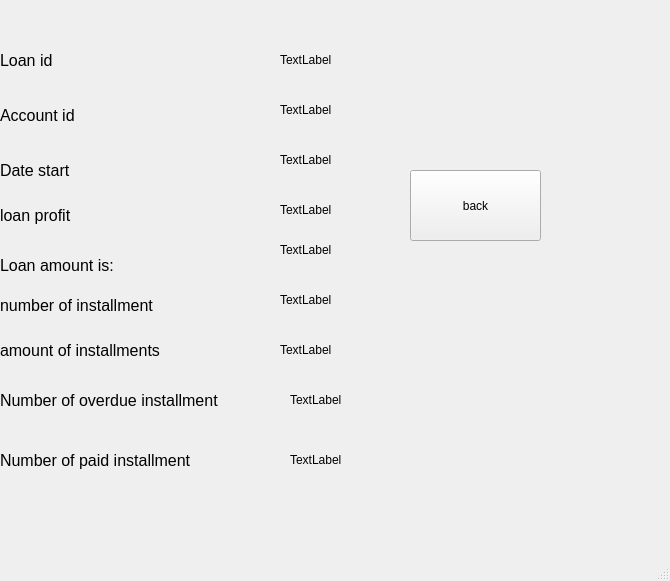
<?xml version="1.0" encoding="UTF-8"?>
<ui version="4.0">
 <class>show_loan_information</class>
 <widget class="QMainWindow" name="show_loan_information">
  <property name="geometry">
   <rect>
    <x>0</x>
    <y>0</y>
    <width>670</width>
    <height>581</height>
   </rect>
  </property>
  <property name="windowTitle">
   <string>MainWindow</string>
  </property>
  <widget class="QWidget" name="centralwidget">
   <widget class="QLabel" name="label_16">
    <property name="geometry">
     <rect>
      <x>290</x>
      <y>450</y>
      <width>63</width>
      <height>20</height>
     </rect>
    </property>
    <property name="text">
     <string>TextLabel</string>
    </property>
   </widget>
   <widget class="QLabel" name="label_7">
    <property name="geometry">
     <rect>
      <x>0</x>
      <y>380</y>
      <width>271</width>
      <height>41</height>
     </rect>
    </property>
    <property name="font">
     <font>
      <pointsize>12</pointsize>
     </font>
    </property>
    <property name="text">
     <string>Number of overdue installment</string>
    </property>
   </widget>
   <widget class="QLabel" name="label">
    <property name="geometry">
     <rect>
      <x>0</x>
      <y>40</y>
      <width>111</width>
      <height>41</height>
     </rect>
    </property>
    <property name="font">
     <font>
      <pointsize>12</pointsize>
     </font>
    </property>
    <property name="text">
     <string>Loan id</string>
    </property>
   </widget>
   <widget class="QLabel" name="label_2">
    <property name="geometry">
     <rect>
      <x>0</x>
      <y>100</y>
      <width>101</width>
      <height>31</height>
     </rect>
    </property>
    <property name="font">
     <font>
      <pointsize>12</pointsize>
     </font>
    </property>
    <property name="text">
     <string>Account id </string>
    </property>
   </widget>
   <widget class="QLabel" name="label_9">
    <property name="geometry">
     <rect>
      <x>280</x>
      <y>100</y>
      <width>63</width>
      <height>20</height>
     </rect>
    </property>
    <property name="text">
     <string>TextLabel</string>
    </property>
   </widget>
   <widget class="QLabel" name="label_15">
    <property name="geometry">
     <rect>
      <x>0</x>
      <y>440</y>
      <width>261</width>
      <height>41</height>
     </rect>
    </property>
    <property name="font">
     <font>
      <pointsize>12</pointsize>
     </font>
    </property>
    <property name="text">
     <string>Number of paid installment </string>
    </property>
   </widget>
   <widget class="QLabel" name="label_12">
    <property name="geometry">
     <rect>
      <x>280</x>
      <y>290</y>
      <width>63</width>
      <height>20</height>
     </rect>
    </property>
    <property name="text">
     <string>TextLabel</string>
    </property>
   </widget>
   <widget class="QLabel" name="label_13">
    <property name="geometry">
     <rect>
      <x>280</x>
      <y>340</y>
      <width>63</width>
      <height>20</height>
     </rect>
    </property>
    <property name="text">
     <string>TextLabel</string>
    </property>
   </widget>
   <widget class="QLabel" name="label_8">
    <property name="geometry">
     <rect>
      <x>280</x>
      <y>50</y>
      <width>63</width>
      <height>20</height>
     </rect>
    </property>
    <property name="text">
     <string>TextLabel</string>
    </property>
   </widget>
   <widget class="QLabel" name="label_5">
    <property name="geometry">
     <rect>
      <x>0</x>
      <y>290</y>
      <width>211</width>
      <height>31</height>
     </rect>
    </property>
    <property name="font">
     <font>
      <pointsize>12</pointsize>
     </font>
    </property>
    <property name="text">
     <string>number of installment</string>
    </property>
   </widget>
   <widget class="QLabel" name="label_10">
    <property name="geometry">
     <rect>
      <x>280</x>
      <y>150</y>
      <width>63</width>
      <height>20</height>
     </rect>
    </property>
    <property name="text">
     <string>TextLabel</string>
    </property>
   </widget>
   <widget class="QLabel" name="label_6">
    <property name="geometry">
     <rect>
      <x>0</x>
      <y>330</y>
      <width>211</width>
      <height>41</height>
     </rect>
    </property>
    <property name="font">
     <font>
      <pointsize>12</pointsize>
     </font>
    </property>
    <property name="text">
     <string>amount of installments</string>
    </property>
   </widget>
   <widget class="QLabel" name="label_11">
    <property name="geometry">
     <rect>
      <x>280</x>
      <y>240</y>
      <width>63</width>
      <height>20</height>
     </rect>
    </property>
    <property name="text">
     <string>TextLabel</string>
    </property>
   </widget>
   <widget class="QLabel" name="label_4">
    <property name="geometry">
     <rect>
      <x>0</x>
      <y>250</y>
      <width>161</width>
      <height>31</height>
     </rect>
    </property>
    <property name="font">
     <font>
      <pointsize>12</pointsize>
     </font>
    </property>
    <property name="text">
     <string>Loan amount is:</string>
    </property>
   </widget>
   <widget class="QLabel" name="label_14">
    <property name="geometry">
     <rect>
      <x>290</x>
      <y>390</y>
      <width>63</width>
      <height>20</height>
     </rect>
    </property>
    <property name="text">
     <string>TextLabel</string>
    </property>
   </widget>
   <widget class="QLabel" name="label_3">
    <property name="geometry">
     <rect>
      <x>0</x>
      <y>150</y>
      <width>101</width>
      <height>41</height>
     </rect>
    </property>
    <property name="font">
     <font>
      <pointsize>12</pointsize>
     </font>
    </property>
    <property name="text">
     <string>Date start</string>
    </property>
   </widget>
   <widget class="QPushButton" name="pushButton">
    <property name="geometry">
     <rect>
      <x>410</x>
      <y>170</y>
      <width>131</width>
      <height>71</height>
     </rect>
    </property>
    <property name="text">
     <string>back</string>
    </property>
   </widget>
   <widget class="QLabel" name="label_17">
    <property name="geometry">
     <rect>
      <x>0</x>
      <y>200</y>
      <width>111</width>
      <height>31</height>
     </rect>
    </property>
    <property name="font">
     <font>
      <pointsize>12</pointsize>
     </font>
    </property>
    <property name="text">
     <string>loan profit</string>
    </property>
   </widget>
   <widget class="QLabel" name="label_18">
    <property name="geometry">
     <rect>
      <x>280</x>
      <y>200</y>
      <width>63</width>
      <height>20</height>
     </rect>
    </property>
    <property name="text">
     <string>TextLabel</string>
    </property>
   </widget>
  </widget>
  <widget class="QMenuBar" name="menubar">
   <property name="geometry">
    <rect>
     <x>0</x>
     <y>0</y>
     <width>670</width>
     <height>26</height>
    </rect>
   </property>
  </widget>
  <widget class="QStatusBar" name="statusbar"/>
 </widget>
 <resources/>
 <connections/>
</ui>
